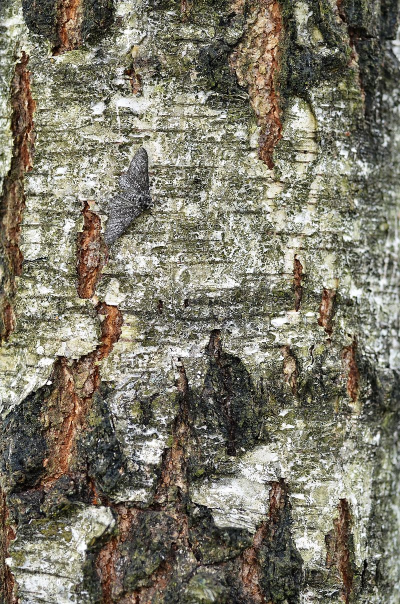
#> input picture lecture_figures/haploid_zygotic_selection/images/source/birch_typica.jpg, 800 x 1208 px, found by its file name (shown at 1/2 size)
$ python prepare_images.py
#> lines starting #> are read from the running program, lines starting #| are printed output that depends on the picture
"""Prepare photographs at the exact aspect of their BB512 picture placeholders.
'fill' crops to fill; 'fit' letterboxes on the slide background colour (#FBFAF6).
Run from the lecture folder: python3 images/prepare_images.py"""
from PIL import Image
BG = (0xFB, 0xFA, 0xF6)
SIZES = {"title": (5.43, 7.5), "takeaway": (7.40, 4.25), "half": (5.57, 4.25), "full": (11.73, 3.95)}
def make(src, out, layout, mode="fill", focus=(0.5, 0.5), dpi=220):
#> called with src = 'images/source/birch_typica.jpg', out = 'images/title_birch_typica.jpg', layout = 'title', mode = 'fill', focus = (0.5, 0.35), dpi = 220
    W, H = [int(v * dpi) for v in SIZES[layout]]
    im = Image.open(src).convert("RGB")
#> im is the input picture: PIL image 800x1208 RGB; mean R, G, B 125.6, 121.7, 106.2
    if mode == "fill":
        r = max(W / im.width, H / im.height)
#> r = 1.49
        im = im.resize((round(im.width * r), round(im.height * r)), Image.LANCZOS)
#> im: PIL image 1194x1803 RGB
        x = int((im.width - W) * focus[0]); y = int((im.height - H) * focus[1])
#> after `x = int((im.width - W) * focus[0])`: x = 0
#> after `y = int((im.height - H) * focus[1])`: y = 53
        im = im.crop((x, y, x + W, y + H))
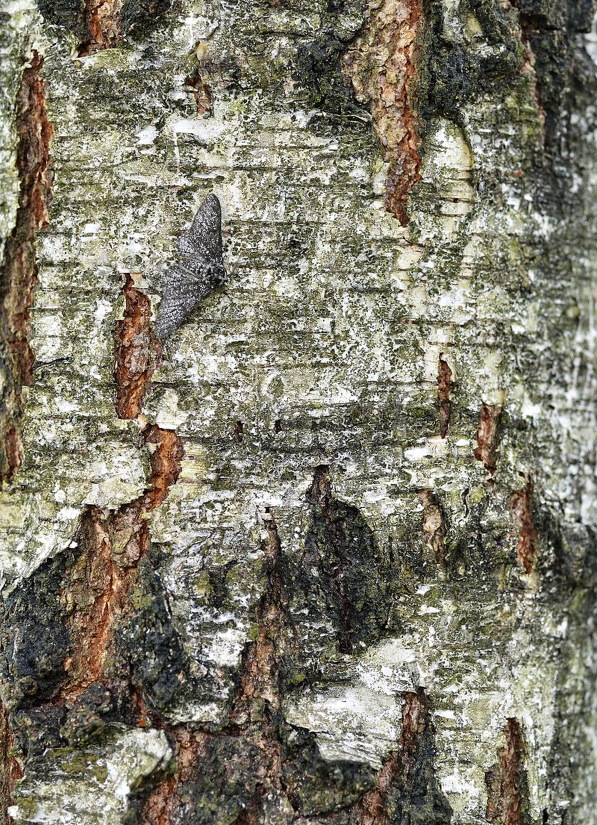
#> im: PIL image 1194x1650 RGB (shown at 1/2 size); mean R, G, B 127.7, 123.9, 108.4
#> call 2 of make, with src = 'images/source/birch_typica.jpg', out = 'images/spot_the_moth.jpg', layout = 'takeaway', mode = 'fit', focus = (0.5, 0.5), dpi = 220
#> in make (call 2), `im = im.resize((round(im.width * r), round(im.height * r)), Image.LANC..`:
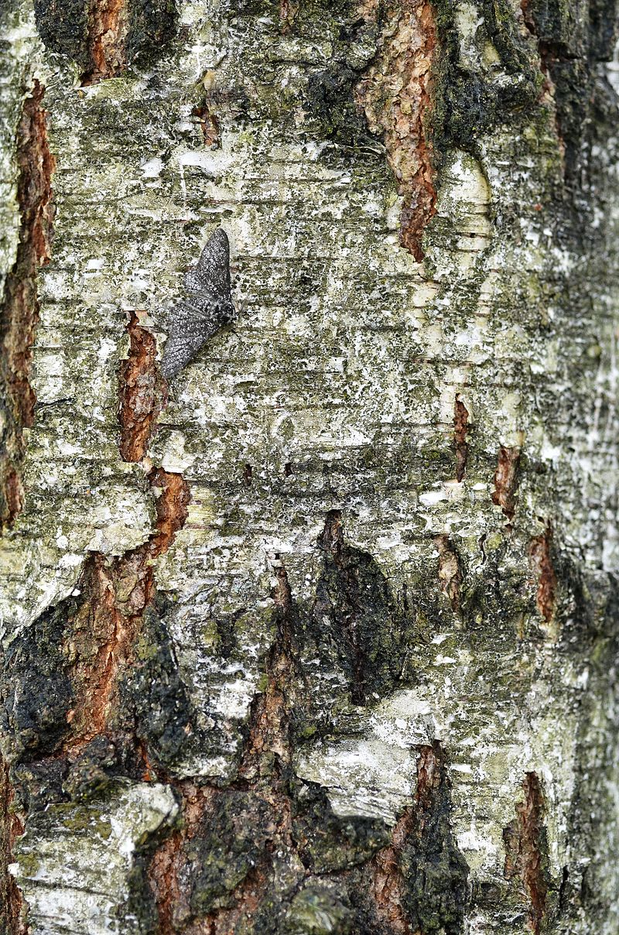
#> im: PIL image 619x935 RGB; mean R, G, B 125.5, 121.6, 106.3
#> in make (call 2), `canvas = Image.new("RGB", (W, H), BG)`:
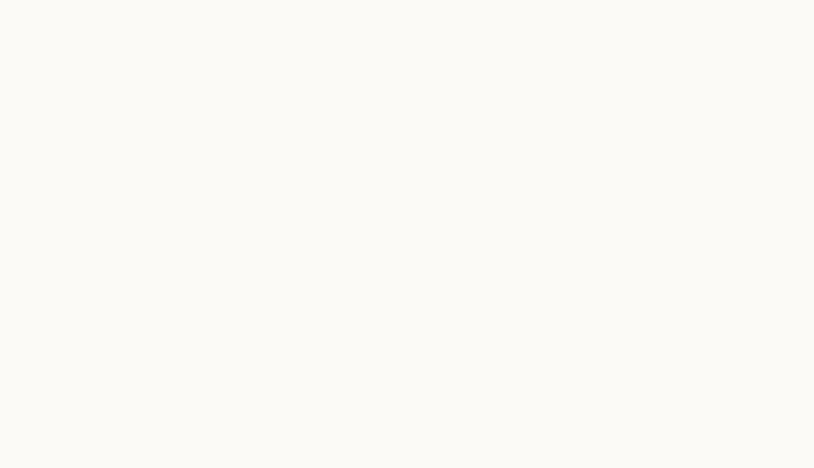
#> canvas: PIL image 1628x935 RGB (shown at 1/2 size); mean R, G, B 251, 250, 246
#> in make (call 2), `canvas.paste(im, ((W - im.width) // 2, (H - im.height) // 2))`:
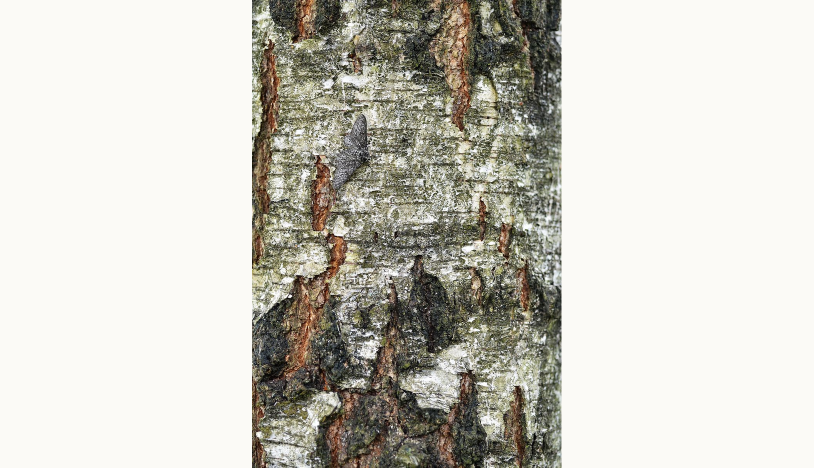
#> canvas: PIL image 1628x935 RGB (shown at 1/2 size); mean R, G, B 203.3, 201.2, 192.9
    else:
        r = min(W / im.width, H / im.height)
        im = im.resize((round(im.width * r), round(im.height * r)), Image.LANCZOS)
        canvas = Image.new("RGB", (W, H), BG)
        canvas.paste(im, ((W - im.width) // 2, (H - im.height) // 2)); im = canvas
    im.save(out, quality=92)
def pair(a, b, out, layout, dpi=220, gap=0.15):
#> called with a = 'images/source/typica.jpg', b = 'images/source/carbonaria.jpg', out = 'images/morphs_pair.jpg', layout = 'takeaway', dpi = 220, gap = 0.15
    W, H = [int(v * dpi) for v in SIZES[layout]]
    g = int(gap * dpi); w = (W - g) // 2
    canvas = Image.new("RGB", (W, H), BG)
    for i, src in enumerate([a, b]):
        im = Image.open(src).convert("RGB")
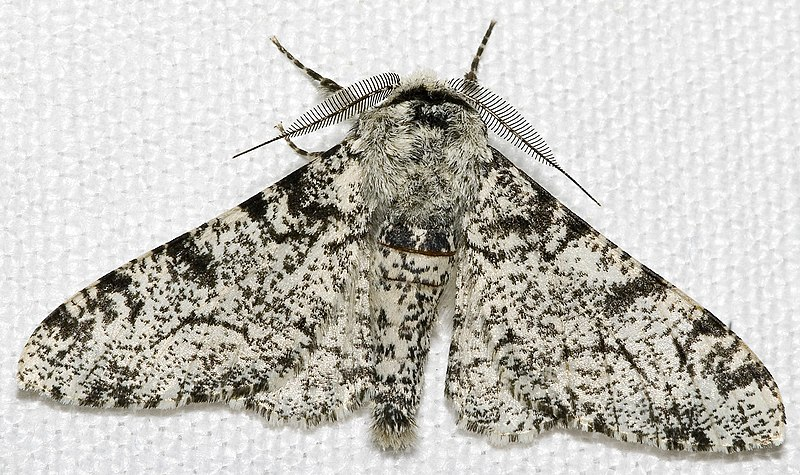
#> input picture lecture_figures/haploid_zygotic_selection/images/source/typica.jpg, 800 x 475 px, found by its file name
#> im is the input picture: PIL image 800x475 RGB; mean R, G, B 195.3, 193.2, 187
        r = min(w / im.width, H / im.height)
#> r = 0.996
        im = im.resize((round(im.width * r), round(im.height * r)), Image.LANCZOS)
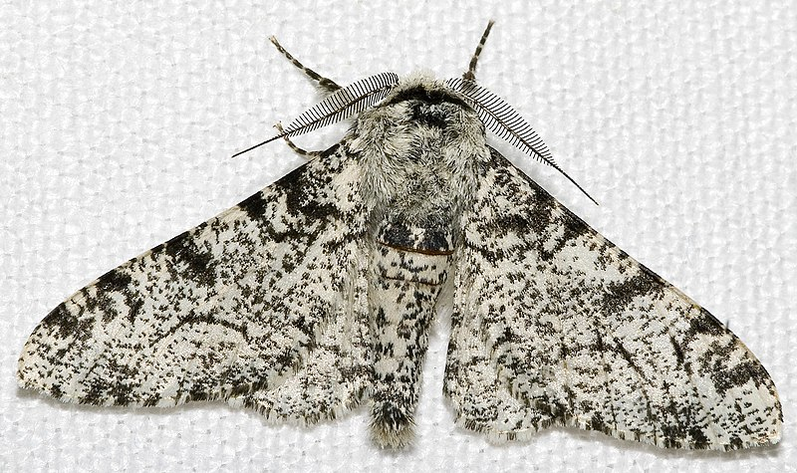
#> im: PIL image 797x473 RGB; mean R, G, B 195.2, 193.2, 187.1
        canvas.paste(im, (i * (w + g) + (w - im.width) // 2, (H - im.height) // 2))
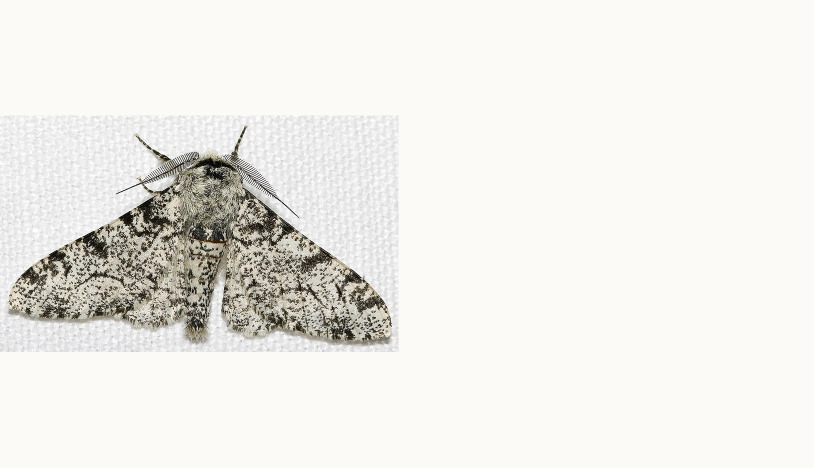
#> canvas: PIL image 1628x935 RGB (shown at 1/2 size); mean R, G, B 237.2, 235.9, 231.4
#> pass 2 of the loop in pair, `for i, src in enumerate([a, b]):`:
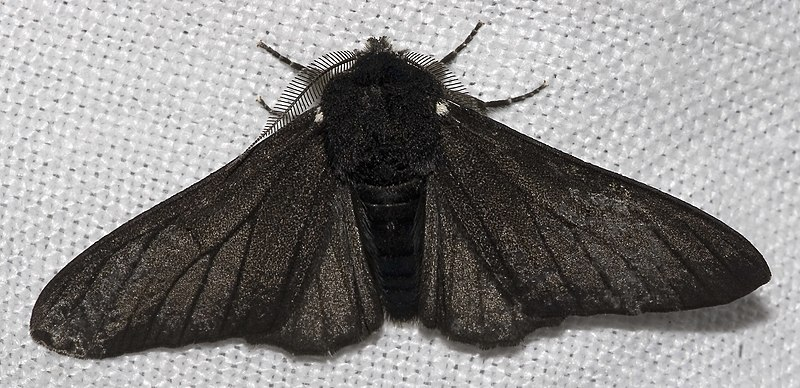
#> input picture lecture_figures/haploid_zygotic_selection/images/source/carbonaria.jpg, 800 x 388 px, found by its file name
#> in pair, im is the input picture: PIL image 800x388 RGB; mean R, G, B 136.1, 134, 132.8
#> in pair, `canvas.paste(im, (i * (w + g) + (w - im.width) // 2, (H - im.height) /..`:
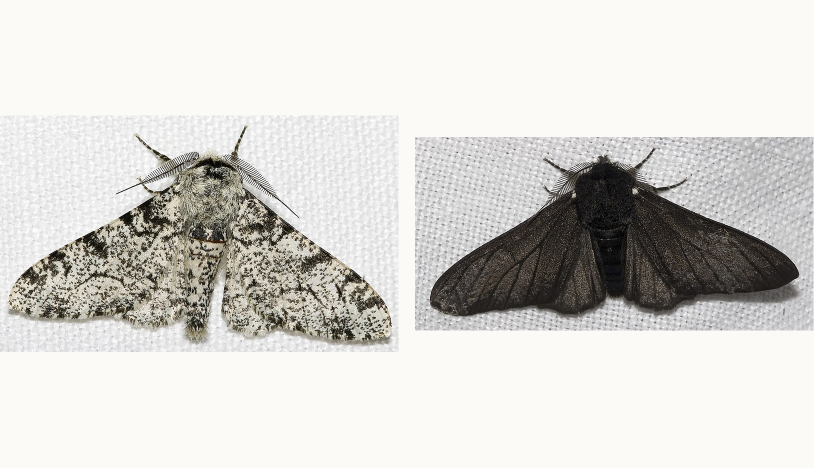
#> canvas: PIL image 1628x935 RGB (shown at 1/2 size); mean R, G, B 213.9, 212.4, 208.5
    canvas.save(out, quality=92)
S = "images/source/"
make(S + "birch_typica.jpg", "images/title_birch_typica.jpg", "title", focus=(0.5, 0.35))
make(S + "birch_typica.jpg", "images/spot_the_moth.jpg", "takeaway", "fit")
pair(S + "typica.jpg", S + "carbonaria.jpg", "images/morphs_pair.jpg", "takeaway")
make(S + "sickle_cells.jpg", "images/sickle_cells.jpg", "half", focus=(0.5, 0.45))
#> (the run stopped early here; a loop or call above may not have finished)
